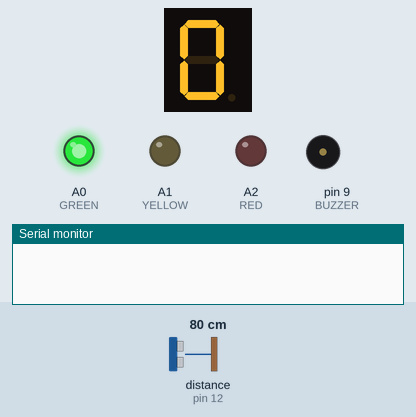
Simulated run of this sketch. Board: Arduino Uno, built with avr-gcc and run on an emulated ATmega328P. Parts: 1-digit seven-segment display, output pins drawn as LEDs (lit = HIGH), buzzer (waves = sounding), the last lines printed to the serial monitor. Wiring (inferred from the names in the program): ultrasonic range finder: trigger pin 13; echo pin 12; 1-digit 7-segment display, segments lit when LOW: segments pin 2, pin 3, pin 4, pin 5, pin 6, pin 7, pin 8. Inputs (shaded band) come from the test bench; at power-on: distance to the obstacle (sensor on pin 12) 80 cm. The echo pulse lasts 58.3 µs per cm; the segment pins are drawn as the display they are named for; pins used as bus, display or sensor lines are not drawn.

Above: at 0.12 s.
1.3 s: distance to the obstacle (sensor on pin 12) set to 56 cm
At 2.6 s:
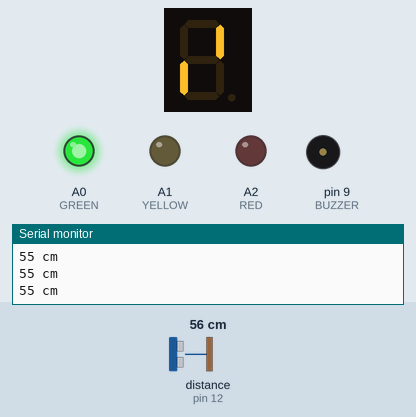
2.9 s: distance to the obstacle (sensor on pin 12) set to 45 cm
At 3.35 s:
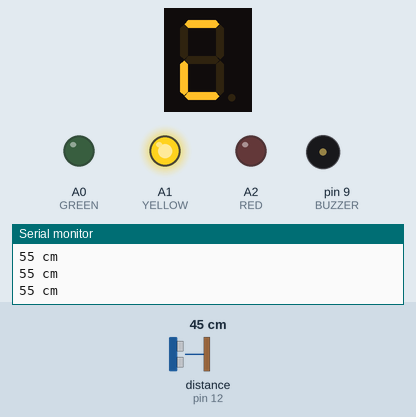
5.1 s: distance to the obstacle (sensor on pin 12) set to 2 cm
At 7.7 s:
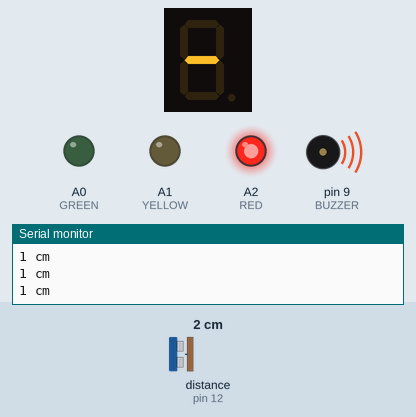
8.1 s: distance to the obstacle (sensor on pin 12) set to 35 cm
At 8.42 s:
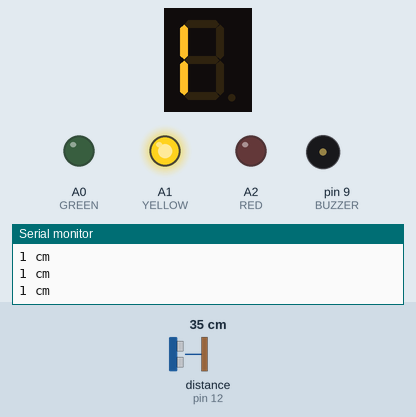
10.1 s: distance to the obstacle (sensor on pin 12) set to 18 cm
At 12.2 s:
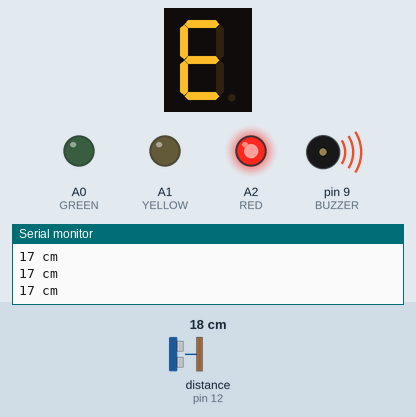
13.1 s: distance to the obstacle (sensor on pin 12) set to 60 cm
At 13.7 s:
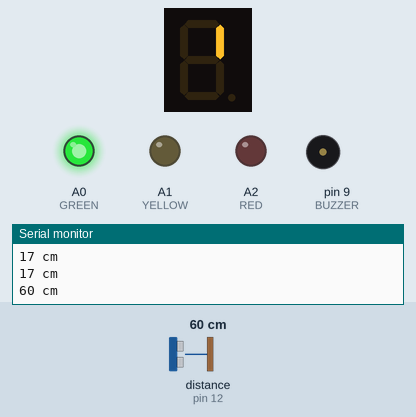
Timing chart, 0 to 15.7 s (numbered marks = the images above; inputs shaded):
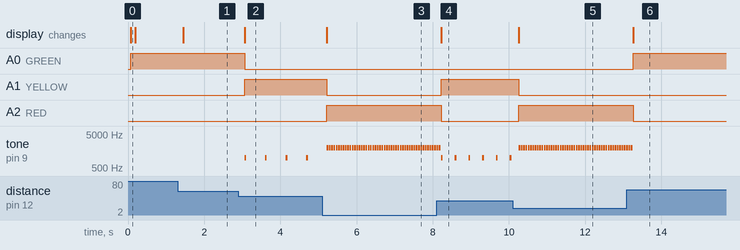

The sketch:

06_radar.ino
```cpp
 // 06_radar：倒車雷達完整版（接線方式與前面各章節相同）

// ---------- 腳位 ----------
const int GREEN = A0, YELLOW = A1, RED = A2;  // 綠、黃、紅三色 LED
const int SEG[7] = {2, 3, 4, 5, 6, 7, 8};  // 七段顯示器的 a、b、c、d、e、f、g 段
const int BUZZER = 9;  // 無源蜂鳴器
const int ECHO = 12, TRIG = 13;  // 超音波感測器的回音接收與觸發腳位

// ---------- 可自行調整的參數 ----------
const bool COMMON_ANODE = false;  // 共陰極設為 false，共陽極設為 true
const int NEAR = 20;  // 距離小於此值（公分）時亮紅燈，蜂鳴器近似連續鳴叫
const int FAR = 50;  // 距離小於此值且不小於 NEAR 時亮黃燈，蜂鳴器間歇鳴叫

const byte DIGITS[10] = {
  0x3F, 0x06, 0x5B, 0x4F, 0x66,
  0x6D, 0x7D, 0x07, 0x7F, 0x6F
};  // 數字 0～9 對應的七段顯示器段碼
const byte DASH = 0x40;  // 只亮中間的 g 段，顯示橫線
const long NO_ECHO = 999;  // 未在逾時前收到有效回音時使用的特殊值
long readings[5] = {NO_ECHO, NO_ECHO, NO_ECHO, NO_ECHO, NO_ECHO};  // 儲存最近 5 次量測結果
int idx = 0;  // 下一筆量測要寫入的陣列位置
long distance = NO_ECHO;  // 目前採用的距離值
unsigned long lastMeasure = 0, lastBeep = 0, lastPrint = 0;  // 記錄量測、鳴叫與輸出的時間

void setup() {
  pinMode(GREEN, OUTPUT);
  pinMode(YELLOW, OUTPUT);
  pinMode(RED, OUTPUT);
  for (int i = 0; i < 7; i++) pinMode(SEG[i], OUTPUT);
  pinMode(TRIG, OUTPUT);
  pinMode(ECHO, INPUT);
  Serial.begin(9600);  // 設定序列埠傳輸速率
}

// 和模組 4 一樣：利用超音波回音時間計算距離
long readDistanceCm() {
  digitalWrite(TRIG, LOW);
  delayMicroseconds(2);  // 觸發前先讓 TRIG 維持低電位
  digitalWrite(TRIG, HIGH);
  delayMicroseconds(10);  // 輸出 10 微秒的觸發脈衝
  digitalWrite(TRIG, LOW);

  long t = pulseIn(ECHO, HIGH, 30000);  // 等待回音高電位，最長等待 30 毫秒
  if (t == 0) return NO_ECHO;  // 逾時仍未收到有效脈衝
  return t / 58;  // 將回音時間約換算成公分
}

// 將最近 5 次量測結果排序，取中位數降低單次異常值的影響
long median5() {
  long s[5];
  for (int i = 0; i < 5; i++) s[i] = readings[i];

  for (int i = 0; i < 5; i++)  // 由小到大排序
    for (int j = i + 1; j < 5; j++)
      if (s[j] < s[i]) {
        long t = s[i];
        s[i] = s[j];
        s[j] = t;  // 交換兩個數值
      }

  return s[2];  // 回傳排序後位於中間的數值
}

// 和模組 5 一樣：依照段碼控制七段顯示器
void show(byte p) {
  for (int i = 0; i < 7; i++)
    digitalWrite(SEG[i], ((p >> i) & 1) != COMMON_ANODE);
}

// 依距離控制蜂鳴器：越近，鳴叫間隔越短
void beep(unsigned long now) {
  if (distance < NEAR) {
    tone(BUZZER, 2000, 45);  // 紅燈區：每次量測都觸發 45 毫秒短音，聽起來接近連續鳴叫
  } else if (distance < FAR) {
    long interval = map(distance, NEAR, FAR, 120, 600);  // 距離越近，鳴叫間隔越短
    if (now - lastBeep >= interval) {
      lastBeep = now;
      tone(BUZZER, 1000, 45);  // 黃燈區：每次鳴叫持續 45 毫秒
    }
  }
}


void loop() {
  unsigned long now = millis();
  if (now - lastMeasure >= 60) {  // ① 每隔約 0.06 秒量測一次距離
    lastMeasure = now;
    readings[idx] = readDistanceCm();
    idx = (idx + 1) % 5;
    distance = median5();  // 取最近 5 次量測結果的中位數
    show(distance < 100 ? DIGITS[distance / 10] : DASH);
    // ② 七段顯示器：顯示距離的十位數；距離達 100 公分或無有效回音時顯示橫線
    digitalWrite(GREEN, distance >= FAR);  // ③ 三色燈：依距離亮起綠燈、黃燈或紅燈
    digitalWrite(YELLOW, distance >= NEAR && distance < FAR);
    digitalWrite(RED, distance < NEAR);
    beep(now);  // ④ 蜂鳴器：依距離控制鳴叫頻率與間隔
  }
  if (now - lastPrint >= 500) {  // ⑤ 每隔約 0.5 秒將量測結果印到序列埠
    lastPrint = now;
    if (distance == NO_ECHO)
      Serial.println("沒收到回音");
    else {
      Serial.print(distance);
      Serial.println(" cm");
    }
  }
}
```

Measured:
- the behaviour switches between 51 and 50 cm on distance to the obstacle (sensor on pin 12) (found by bisection; images 1 and 2)
- after the input at 1.3 s, the display: changes after 0.14 s (image 1)
- after the input at 2.9 s, A0 (GREEN): HIGH → LOW after 0.16 s; A1 (YELLOW): LOW → HIGH after 0.16 s; tone on pin 9 (BUZZER): alternates 1000 Hz for 0.05 s and silent for 0.49 s, starting after 0.16 s; the display: changes after 0.16 s (image 2)
- after the input at 5.1 s, A1 (YELLOW): HIGH → LOW after 0.12 s; A2 (RED): LOW → HIGH after 0.12 s; tone on pin 9 (BUZZER): alternates 2000 Hz for 0.05 s and silent for 0.02 s, starting after 0.12 s; the display: changes after 0.12 s (image 3)
- after the input at 8.1 s, A1 (YELLOW): LOW → HIGH after 0.12 s; A2 (RED): HIGH → LOW after 0.12 s; the display: changes after 0.12 s (image 4)
- after the input at 10.1 s, A1 (YELLOW): HIGH → LOW after 0.16 s; A2 (RED): LOW → HIGH after 0.16 s; tone on pin 9 (BUZZER): alternates 2000 Hz for 0.05 s and silent for 0.02 s, starting after 0.16 s; the display: changes after 0.16 s (image 5)
- after the input at 13.1 s, A0 (GREEN): LOW → HIGH after 0.17 s; A2 (RED): HIGH → LOW after 0.17 s; tone on pin 9 (BUZZER): goes on until 13.2 s, then stays silent; the display: changes after 0.17 s (image 6)
